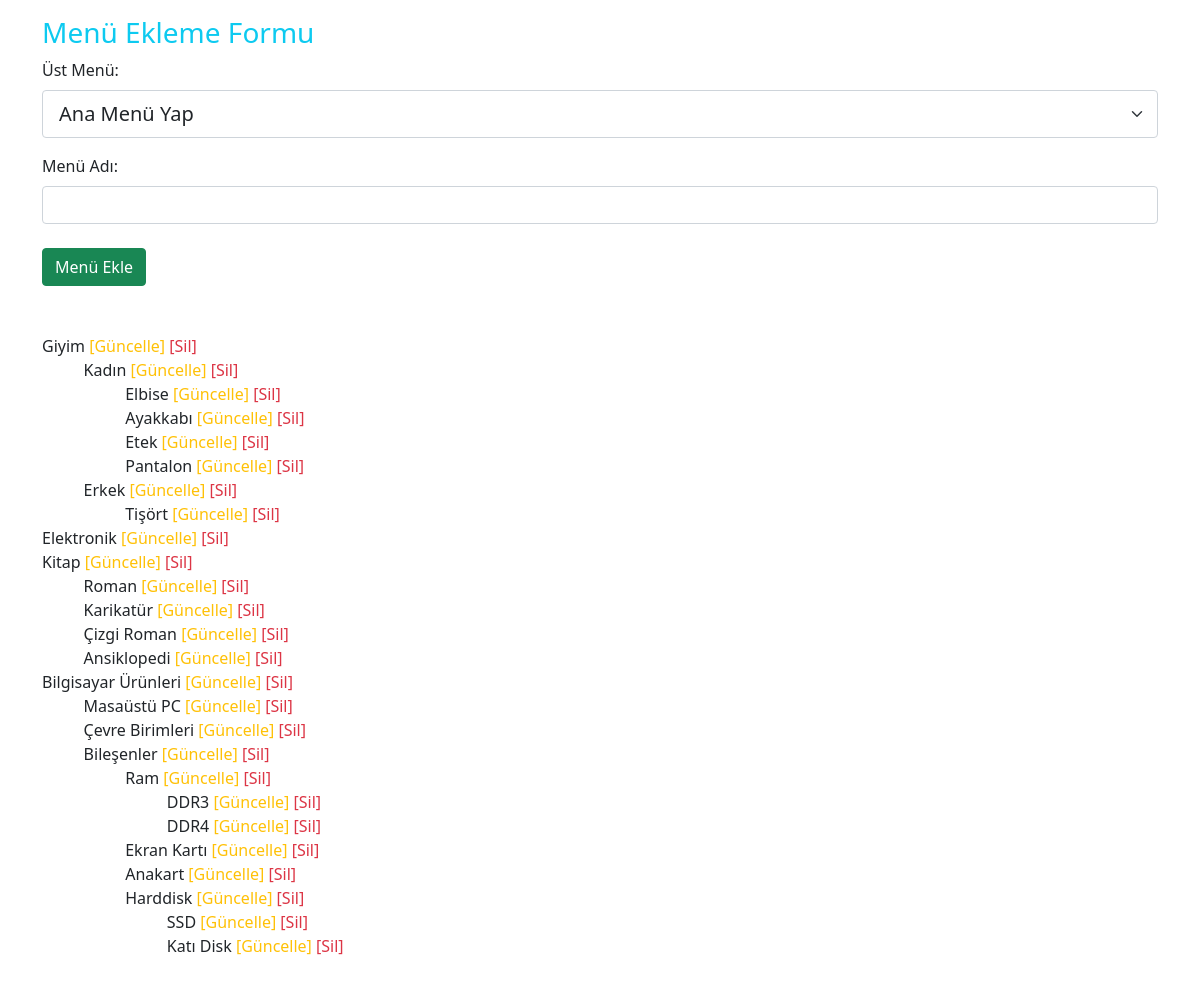
The page / on the database its author committed.
### tables this page shows
CREATE TABLE `menuler` (
  `id` int(10) UNSIGNED NOT NULL,
  `ustid` int(10) UNSIGNED NOT NULL,
  `menuadi` varchar(100) NOT NULL
);

### index.php (the view, shortened to what this page needs)
<?php
require_once("baglan.php");
?>
<!doctype html>
<html lang="en">
<head>
    <link href="https://cdn.jsdelivr.net/npm/bootstrap@5.0.2/dist/css/bootstrap.min.css" rel="stylesheet">
</head>
<body>
    <div class="container">
        <div class="row">
            <?php
            function AcilirListeIcinMenuYaz($MenuUstIdDegeri = 0, $BoslukDegeri = 0)
            {
                global $VeritabaniBaglantisi;
                $Sorgu             = $VeritabaniBaglantisi->prepare("SELECT * FROM menuler WHERE ustid = ?");
                $Sorgu->execute([$MenuUstIdDegeri]);
                $KayitSayisi    = $Sorgu->rowCount();
                $Kayitlar         = $Sorgu->fetchAll(PDO::FETCH_ASSOC);
                if ($KayitSayisi > 0) {
                    foreach ($Kayitlar as $Kayit) {
                        $MenuId         = $Kayit["id"];
                        AcilirListeIcinMenuYaz($MenuId, $BoslukDegeri + 5);
                    }
                }
            }
            function MenuYaz($MenuUstIdDegeri = 0, $BoslukDegeri = 0)
            {
                global $VeritabaniBaglantisi;
                $Sorgu             = $VeritabaniBaglantisi->prepare("SELECT * FROM menuler WHERE ustid = ?");
                $Sorgu->execute([$MenuUstIdDegeri]);
                $KayitSayisi    = $Sorgu->rowCount();
                $Kayitlar         = $Sorgu->fetchAll(PDO::FETCH_ASSOC);
                if ($KayitSayisi > 0) {
                    foreach ($Kayitlar as $Kayit) {
                        $MenuId         = $Kayit["id"];
                        $MenuMenuAdi    = $Kayit["menuadi"];
                        echo $MenuMenuAdi . " <a href='guncelle.php?id=" . $MenuId . "' class='link-warning text-decoration-none'>[Güncelle]</a> <a href='sil.php?id=" . $MenuId . "' class='link-danger text-decoration-none'>[Sil]</a><br> ";
                        MenuYaz($MenuId, $BoslukDegeri + 10);
                    }
                }
            }
            ?>
            <div class="col-12 mt-3 mb-5">
                <h3 class="text-info">Menü Ekleme Formu</h3>
                <form action="ekle.php" method="post">
                        <label class="form-label">Üst Menü:</label>
                        <select class="form-select form-select-lg mb-3" name="UstMenuSecimi">
                            <option selected>Ana Menü Yap</option>
                            <?php AcilirListeIcinMenuYaz(); ?>
                        </select>
                        <label class="form-label">Menü Adı:</label>
                        <input class="form-control" type="text" name="MenuAdi"><br>
                        <input class="btn btn-success" type="submit" value="Menü Ekle">
                </form>
            </div>
            <div class="col-12 mb-5">
            <?php
            MenuYaz(0);
            ?>
            </div>
        </div>
    </div>
</body>
</html>

### rows shown on the page
menuler: menuadi "Giyim"
menuler: menuadi "Kadın"
menuler: menuadi "Elbise"
menuler: menuadi "Ayakkabı"
menuler: menuadi "Etek"
menuler: menuadi "Pantalon"
menuler: menuadi "Erkek"
menuler: menuadi "Tişört"
menuler: menuadi "Elektronik"
menuler: menuadi "Kitap"
menuler: menuadi "Roman"
menuler: menuadi "Karikatür"
menuler: menuadi "Çizgi Roman"
menuler: menuadi "Ansiklopedi"
menuler: menuadi "Bilgisayar Ürünleri"
menuler: menuadi "Masaüstü PC"
menuler: menuadi "Çevre Birimleri"
menuler: menuadi "Bileşenler"
menuler: menuadi "Ram"
menuler: menuadi "DDR3"
menuler: menuadi "DDR4"
menuler: menuadi "Ekran Kartı"
menuler: menuadi "Anakart"
menuler: menuadi "Harddisk"
menuler: menuadi "SSD"
menuler: menuadi "Katı Disk"
